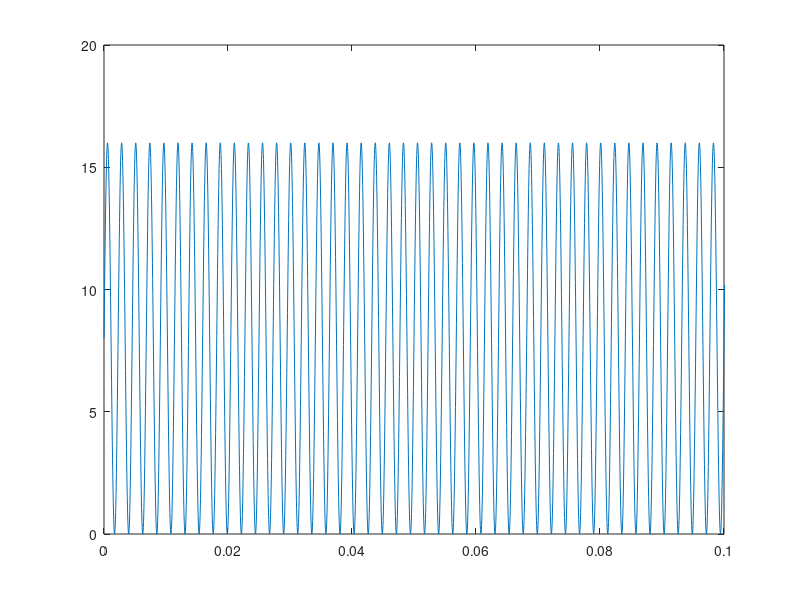

The MATLAB source for this figure:
close all;
fs = 32000;
Ts = 1/fs;
t = 0:Ts:20;

y = 8*sin(440*2*pi*t) + 8;
figure(1);
plot(t,y);
xlim([0,0.1]);

fileID = fopen('440hz.txt','w');
fwrite(fileID, y);
